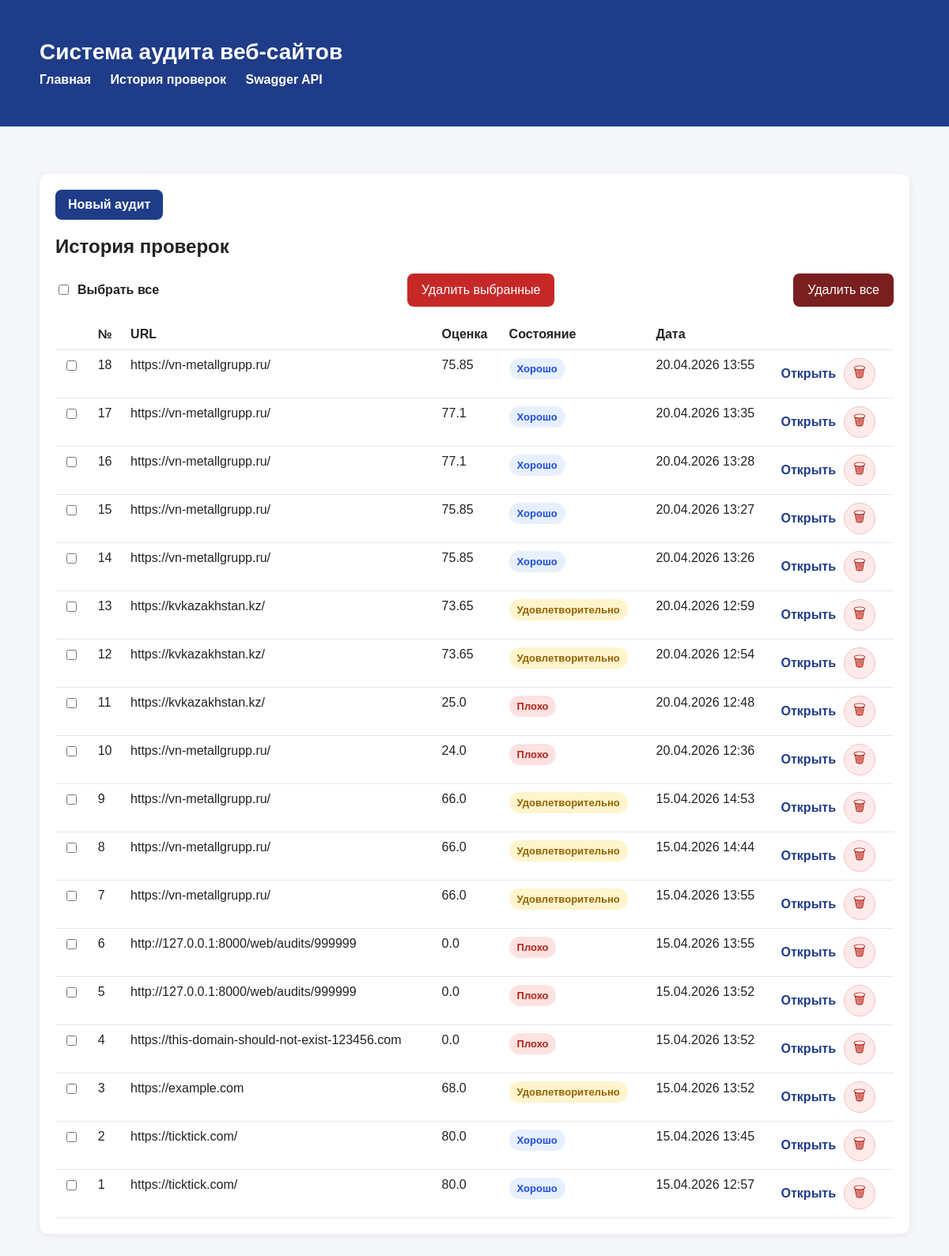
/web/history, run on the app's committed database.
### app/models/audit.py (models this page shows)
class Audit(Base):
    __tablename__ = "audits"
    id: Mapped[int] = mapped_column(Integer, primary_key=True, index=True)
    url: Mapped[str] = mapped_column(String(2048), nullable=False, index=True)
    status: Mapped[str] = mapped_column(String(50), nullable=False, default="pending")
    total_score: Mapped[float | None] = mapped_column(Float, nullable=True)
    created_at: Mapped[datetime] = mapped_column(DateTime, default=datetime.utcnow, nullable=False)
    finished_at: Mapped[datetime | None] = mapped_column(DateTime, nullable=True)
    issues = relationship(
        "AuditIssue",
        back_populates="audit",
        cascade="all, delete-orphan"
    )
    metrics = relationship(
        "AuditMetric",
        back_populates="audit",
        cascade="all, delete-orphan"
    )
    reports = relationship(
        "AuditReport",
        back_populates="audit",
        cascade="all, delete-orphan"
    )

### app/api/web.py (the view)
@router.get("/web/history", response_class=HTMLResponse)
def web_history(
    request: Request,
    db: Session = Depends(get_db)
):
    repository = AuditRepository(db)
    audits = repository.get_audits()
    return templates.TemplateResponse(
        request=request,
        name="history.html",
        context={
            "title": "История проверок",
            "audits": audits,
            "get_score_label": get_score_label,
            "get_score_class": get_score_class,
            "get_status_label": get_status_label,
            "format_datetime": format_datetime,
        }
    )

### app/templates/history.html (shortened to what this page needs)
{% extends "base.html" %}
{% block content %}
<div class="card">
    <div class="action-row top-actions">
        <a class="link-button" href="/web">Новый аудит</a>
    </div>
    <h2>История проверок</h2>
    {% if audits %}
        <div class="action-row history-actions">
            <label class="select-all-control">
                <input type="checkbox" id="select-all-audits">
                <span>Выбрать все</span>
            </label>
            <form method="post" action="/web/history/delete-selected" id="bulk-delete-form">
                <button type="submit" class="danger-button">Удалить выбранные</button>
            </form>
            <form method="post" action="/web/history/delete-all" onsubmit="return confirm('Удалить всю историю проверок?');">
                <button type="submit" class="danger-button secondary-danger">Удалить все</button>
            </form>
        </div>
        <table class="history-table">
            <thead>
                <tr>
                    <th></th>
                    <th>№</th>
                    <th>URL</th>
                    <th>Оценка</th>
                    <th>Состояние</th>
                    <th>Дата</th>
                    <th></th>
                </tr>
            </thead>
            <tbody>
                {% for audit in audits %}
                <tr>
                    <td>
                        <input
                            type="checkbox"
                            class="audit-select-checkbox"
                            value="{{ audit.id }}"
                            aria-label="Выбрать аудит {{ audit.id }}"
                        >
                    </td>
                    <td>{{ audits|length - loop.index0 }}</td>
                    <td class="url-cell">{{ audit.url }}</td>
                    <td>{{ audit.total_score if audit.total_score is not none else "—" }}</td>
                    <td>
                        <span class="mini-score {{ get_score_class(audit.total_score) }}">
                            {{ get_score_label(audit.total_score) }}
                        </span>
                    </td>
                    <td>{{ format_datetime(audit.created_at) }}</td>
                    <td class="history-actions-cell">
                        <a href="/web/audits/{{ audit.id }}">Открыть</a>
                        <form method="post" action="/web/history/delete" class="inline-delete-form" onsubmit="return confirm('Удалить эту проверку из истории?');">
                            <button type="submit" class="icon-button danger-icon-button" aria-label="Удалить аудит {{ audit.id }}">
                                🗑
                            </button>
                        </form>
                    </td>
                </tr>
                {% endfor %}
            </tbody>
        </table>
    {% else %}
        <p class="empty">История аудитов пока пуста.</p>
    {% endif %}
</div>
{% endblock %}

### app/templates/base.html (shortened to what this page needs)
<!DOCTYPE html>
<html lang="ru">
<head>
    <link rel="stylesheet" href="/static/css/styles.css">
</head>
<body>
    <header>
        <div class="container">
            <h1>Система аудита веб-сайтов</h1>
            <nav>
                <a href="/web">Главная</a>
                <a href="/web/history">История проверок</a>
                <a href="/docs">Swagger API</a>
            </nav>
        </div>
    </header>
    <main class="container">
        {% block content %}{% endblock %}
    </main>
</body>
</html>

### app/static/css/styles.css (style rules this page uses)
body { font-family: Arial, sans-serif; background: #f5f7fb; color: #222; margin: 0; padding: 0; }
.container { width: 1100px; max-width: calc(100% - 40px); margin: 0 auto; padding: 30px 0; }
header { background: #1f3c88; color: white; padding: 20px 0; margin-bottom: 30px; }
header h1 { margin: 0; font-size: 28px; }
nav { margin-top: 10px; }
nav a { color: white; text-decoration: none; margin-right: 20px; font-weight: bold; }
.card { background: white; border-radius: 10px; padding: 20px; box-shadow: 0 2px 10px rgba(0, 0, 0, 0.08); margin-bottom: 20px; }
form { display: flex; gap: 12px; flex-wrap: wrap; }
button { background: #1f3c88; color: white; border: none; border-radius: 8px; padding: 12px 18px; font-size: 16px; cursor: pointer; }
.metric-table, .history-table { width: 100%; border-collapse: collapse; }
.metric-table th, .metric-table td, .history-table th, .history-table td { text-align: left; padding: 10px; border-bottom: 1px solid #e5e7eb; }
.history-table a { color: #1f3c88; text-decoration: none; font-weight: bold; }
.mini-score { display: inline-block; padding: 6px 10px; border-radius: 999px; font-size: 13px; font-weight: bold; }
.mini-score.score-good { background: #e7f0ff; color: #1d4ed8; }
.mini-score.score-warning { background: #fff4cc; color: #946200; }
.mini-score.score-bad { background: #fde2e1; color: #b42318; }
.action-row { display: flex; gap: 12px; flex-wrap: wrap; align-items: center; }
.top-actions { margin-bottom: 20px; }
.link-button { display: inline-block; background: #1f3c88; color: white; text-decoration: none; border-radius: 8px; padding: 10px 16px; font-weight: bold; }
.url-cell { max-width: 340px; word-break: break-word; }
.history-table td { vertical-align: top; }
.history-actions { justify-content: space-between; margin-bottom: 16px; }
.select-all-control { display: inline-flex; align-items: center; gap: 8px; font-weight: bold; }
.history-actions-cell { display: flex; align-items: center; gap: 10px; }
.inline-delete-form { margin: 0; }
.icon-button { display: inline-flex; align-items: center; justify-content: center; min-width: 40px; min-height: 40px; padding: 0; border-radius: 999px; font-size: 18px; }
.danger-button { background: #c62828; }
.secondary-danger { background: #7a1f1f; }
.danger-icon-button { background: #fdeaea; color: #b42318; border: 1px solid #f5c2c0; }

### data on the page
Audit: index0 "18", url "https://vn-metallgrupp.ru/", total_score "75.85", total_score "Хорошо", created_at "20.04.2026 13:55"
Audit: index0 "17", url "https://vn-metallgrupp.ru/", total_score "77.1", total_score "Хорошо", created_at "20.04.2026 13:35"
Audit: index0 "16", url "https://vn-metallgrupp.ru/", total_score "77.1", total_score "Хорошо", created_at "20.04.2026 13:28"
Audit: index0 "15", url "https://vn-metallgrupp.ru/", total_score "75.85", total_score "Хорошо", created_at "20.04.2026 13:27"
Audit: index0 "14", url "https://vn-metallgrupp.ru/", total_score "75.85", total_score "Хорошо", created_at "20.04.2026 13:26"
Audit: index0 "13", url "https://kvkazakhstan.kz/", total_score "73.65", total_score "Удовлетворительно", created_at "20.04.2026 12:59"
Audit: index0 "12", url "https://kvkazakhstan.kz/", total_score "73.65", total_score "Удовлетворительно", created_at "20.04.2026 12:54"
Audit: index0 "11", url "https://kvkazakhstan.kz/", total_score "25.0", total_score "Плохо", created_at "20.04.2026 12:48"
Audit: index0 "10", url "https://vn-metallgrupp.ru/", total_score "24.0", total_score "Плохо", created_at "20.04.2026 12:36"
Audit: index0 "9", url "https://vn-metallgrupp.ru/", total_score "66.0", total_score "Удовлетворительно", created_at "15.04.2026 14:53"
Audit: index0 "8", url "https://vn-metallgrupp.ru/", total_score "66.0", total_score "Удовлетворительно", created_at "15.04.2026 14:44"
Audit: index0 "7", url "https://vn-metallgrupp.ru/", total_score "66.0", total_score "Удовлетворительно", created_at "15.04.2026 13:55"
Audit: index0 "6", url "http://127.0.0.1:8000/web/audits/999999", total_score "0.0", total_score "Плохо", created_at "15.04.2026 13:55"
Audit: index0 "5", url "http://127.0.0.1:8000/web/audits/999999", total_score "0.0", total_score "Плохо", created_at "15.04.2026 13:52"
Audit: index0 "4", url "https://this-domain-should-not-exist-123456.com", total_score "0.0", total_score "Плохо", created_at "15.04.2026 13:52"
Audit: index0 "3", url "https://example.com", total_score "68.0", total_score "Удовлетворительно", created_at "15.04.2026 13:52"
Audit: index0 "2", url "https://ticktick.com/", total_score "80.0", total_score "Хорошо", created_at "15.04.2026 13:45"
Audit: index0 "1", url "https://ticktick.com/", total_score "80.0", total_score "Хорошо", created_at "15.04.2026 12:57"
